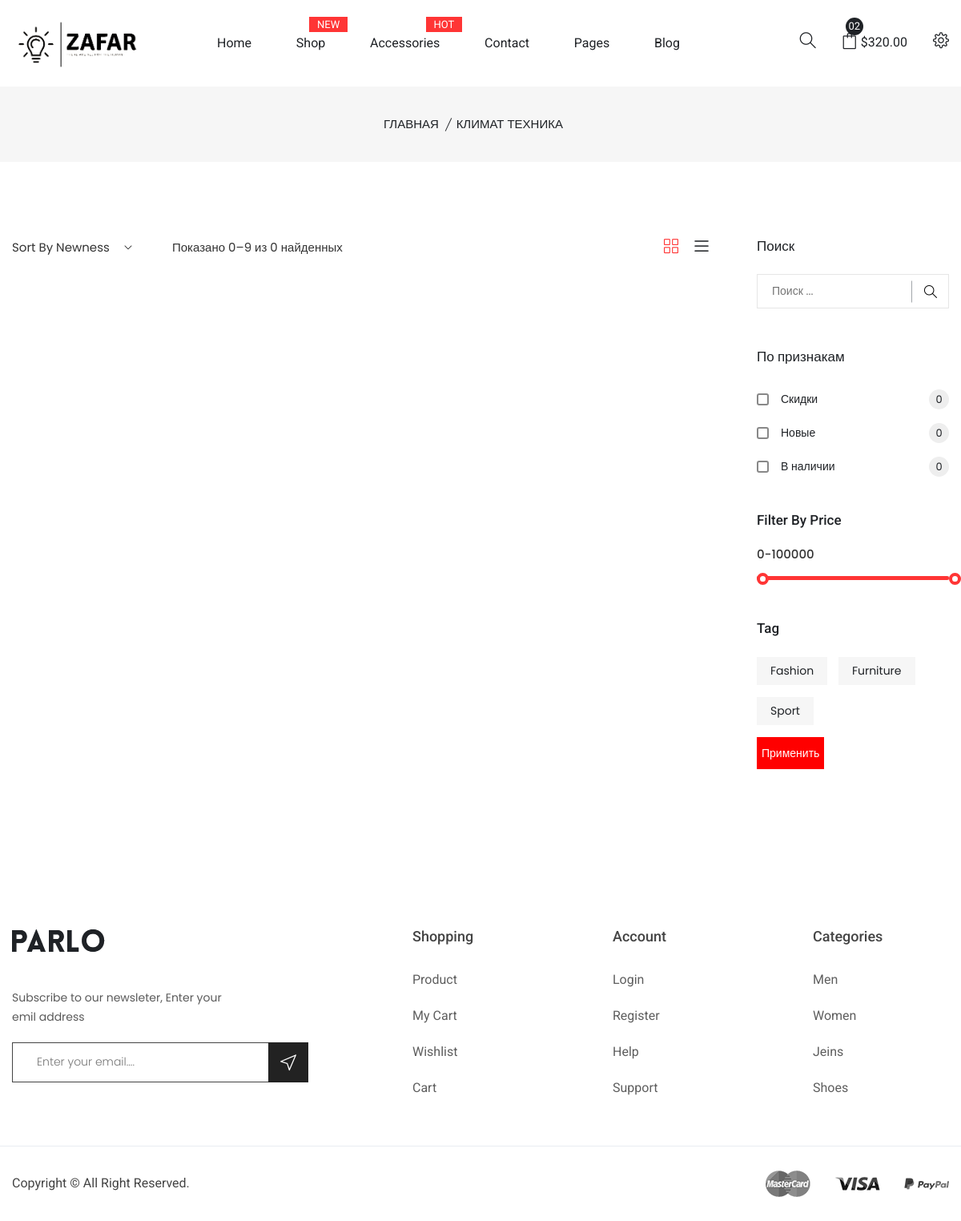
The app's page /catalog/1/ with its own data.
### main/models.py (models this page shows, shortened)
class Category(models.Model):
    title = models.CharField(max_length=200, blank=True)
    parent = models.ForeignKey("Category", on_delete=models.CASCADE, blank=True, null=True)
    level = models.IntegerField(default=0, blank=True)
    good_count = models.IntegerField(default=0, blank=True)
    sub_category_count = models.IntegerField(default=0, blank=True)
    logo = models.ImageField(upload_to='upload', blank=True)

class Tag(models.Model):
    title = models.CharField(max_length=208, blank=True)
    level = models.IntegerField(blank=True, default=0)

### main/views.py (the view)
# urls.py: path('catalog/<int:catalog_id>/', catalogItemHandler),
def catalogItemHandler(request, catalog_id):
    active_category = Category.objects.get(id=catalog_id)
    categories = Category.objects.all()
    goods = Good.objects.filter(category__id=catalog_id)
    brands = CategoryBrand.objects.filter(category__id=catalog_id)
    colors = Color.objects.filter(category__id=catalog_id)
    sizes = Size.objects.filter(category__id=catalog_id)
    tags = Tag.objects.all()
    search_value = request.GET.get('q', None)
    active_brands = request.GET.getlist('active_brand', [])
    active_brands = [int(i) for i in active_brands]
    active_colors = request.GET.getlist('active_color', [])
    active_colors = [int(i) for i in active_colors]
    active_sizes = request.GET.getlist('active_size', [])
    active_sizes = [int(i) for i in active_sizes]
    is_discount = request.GET.get('is_discount', None)
    is_new = request.GET.get('is_new', None)
    stock = request.GET.get('stock', None)
    price = request.GET.get('price', None)
    price_start, price_stop = None, None
    if price and len(price.split('-')) == 2:
        price_start = int(price.split('-')[0])
        price_stop = int(price.split('-')[1])
    if search_value:
        new_goods = []
        for g in goods:
            if g.title.find(search_value) > -1:
                new_goods.append(g)
        goods = new_goods
    if active_brands:
        new_goods = []
        for g in goods:
            if g.brand and g.brand.id in active_brands:
                new_goods.append(g)
        goods = new_goods
    if active_colors:
        new_goods = []
        for g in goods:
            if g.color and g.color.id in active_colors:
                new_goods.append(g)
        goods = new_goods
    if active_sizes:
        new_goods = []
        for g in goods:
            if g.size and g.size.id in active_sizes:
                new_goods.append(g)
        goods = new_goods
    if is_discount:
        new_goods = []
        for g in goods:
            if g.is_discount:
                new_goods.append(g)
        goods = new_goods
    if is_new:
        new_goods = []
        for g in goods:
            if g.is_new:
                new_goods.append(g)
        goods = new_goods
    if stock:
        new_goods = []
        for g in goods:
            if g.stock > 0:
                new_goods.append(g)
        goods = new_goods
    if price_start and price_stop:
        new_goods = []
        for g in goods:
            if g.price >= price_start and g.price <= price_stop:
                new_goods.append(g)
        goods = new_goods
    limit = request.GET.get('limit', 9)
    current_page = int(request.GET.get('page', 1))
    total = len(goods)
    pages_count = ceil(total / limit)
    pages = range(1, pages_count + 1)
    stop = current_page * limit
    start = stop - limit
    prev_page = current_page - 1
    next_page = None
    if current_page < pages_count:
        next_page = current_page + 1
    return render(request, 'catalog.html', {'categories': categories,
                                            'goods': goods[start:stop],
                                            'brands': brands,
                                            'colors': colors,
                                            'sizes': sizes,
                                            'tags': tags,
                                            'active_category': active_category,
                                            'search_value': search_value,
                                            'active_brands': active_brands,
                                            'active_colors': active_colors,
                                            'active_sizes': active_sizes,
                                            'is_discount': is_discount,
                                            'is_new': is_new,
                                            'stock': stock,
                                            'price': price,
                                            'pages': pages,
                                            'current_page': current_page,
                                            'prev_page': prev_page,
                                            'next_page': next_page,
                                            'total': total,
                                            'start': start,
                                            'stop': stop,
                                            })

### templates/catalog.html (shortened to what this page needs)
{% extends 'base.html' %}
    {% block content %}
        <div class="breadcrumb-area pt-35 pb-35 bg-gray">
            <div class="container">
                <div class="breadcrumb-content text-center">
                    <ul>
                        <li>
                            <a href="/"> Главная </a>
                        </li>
                        <li class="active"> {{ active_category.title }} </li>
                    </ul>
                </div>
            </div>
        </div>
        <div class="shop-area pt-95 pb-100">
            <div class="container">
                <div class="row">
                    <div class="col-lg-9">
                        <div class="shop-top-bar">
                            <div class="select-shoing-wrap">
                                <div class="shop-select">
                                    <select>
                                        <option value="">Sort by newness</option>
                                    </select>
                                </div>
                                <p>Показано {{ start }}–{{ stop }} из {{ total }} найденных</p>
                            </div>
                            <div class="shop-tab nav">
                                <a class="active" href="#shop-1" data-toggle="tab">
                                    <i class="sli sli-grid"></i>
                                </a>
                                <a href="#shop-2" data-toggle="tab">
                                    <i class="sli sli-menu"></i>
                                </a>
                            </div>
                        </div>
                    </div>
                    <div class="col-lg-3">
                        <div class="sidebar-style ml-30">
                            <form class="pro-sidebar-search-form" action="/catalog/{{ active_category.id }}">
                                <div class="sidebar-widget">
                                    <h4 class="pro-sidebar-title"> Поиск </h4>
                                    <div class="pro-sidebar-search mb-50 mt-25">
                                        <div class="pro-sidebar-search-form">
                                            <input name="q" type="text" placeholder="Поиск ..." {% if search_value %} value="{{ search_value }}" {% endif %}>
                                            <button>
                                                <i class="sli sli-magnifier"></i>
                                            </button>
                                        </div>
                                    </div>
                                </div>
                                <div class="sidebar-widget">
                                    <h4 class="pro-sidebar-title"> По признакам </h4>
                                    <div class="sidebar-widget-list mt-30">
                                        <ul>
                                            <li>
                                                <div class="sidebar-widget-list-left">
                                                    <input type="checkbox" name="is_discount" {% if is_discount %} checked {% endif %} value="1"><a href="#"> Скидки <span>0</span></a>
                                                    <span class="checkmark"></span>
                                                </div>
                                            </li>
                                            <li>
                                                <div class="sidebar-widget-list-left">
                                                    <input type="checkbox" name="is_new" {% if is_new %} checked {% endif %} value="1"><a href="#"> Новые <span>0</span></a>
                                                    <span class="checkmark"></span>
                                                </div>
                                            </li>
                                            <li>
                                                <div class="sidebar-widget-list-left">
                                                    <input type="checkbox" name="stock" {% if stock %} checked {% endif %} value="1"><a href="#"> В наличии <span>0</span></a>
                                                    <span class="checkmark"></span>
                                                </div>
                                            </li>
                                        </ul>
                                    </div>
                                </div>
                                <div class="sidebar-widget mt-45">
                                    <h4 class="pro-sidebar-title">Filter By Price </h4>
                                    <div class="price-filter mt-10">
                                        <div class="price-slider-amount">
                                            <input type="text" id="amount" name="price"  placeholder="Введите вашу цену" />
                                        </div>
                                        <div id="slider-range"></div>
                                    </div>
                                </div>
                                {% if tags %}
                                    <div class="sidebar-widget mt-50">
                                        <h4 class="pro-sidebar-title"> Tag </h4>
                                        <div class="sidebar-widget-tag mt-25">
                                            <ul>
                                                {% for tag in tags %}
                                                    <li><a href="#"> {{ tag.title }} </a></li>
                                                {% endfor %}
                                            </ul>
                                        </div>
                                    </div>
                                {% endif %}
                                <button style="background-color: red; color: white; border: 0; height: 40px;"> Применить </button>
                            </form>
                        </div>
                    </div>
                </div>
            </div>
        </div>
    {% endblock %}

### static/css/plugins.css (style rules this page uses)
.ui-slider { position: relative; text-align: left; }
.ui-slider-horizontal { height: .8em; }
.ui-widget { font-family: Lucida Grande,Lucida Sans,Arial,sans-serif; font-size: 1.1em; }
.ui-widget-content { border: 1px solid #a6c9e2; background: #fcfdfd url("images/ui-bg_inset-hard_100_fcfdfd_1x100.png") 50% bottom repeat-x; color: #222222; }
.ui-corner-all, .ui-corner-top, .ui-corner-left, .ui-corner-tl { border-top-left-radius: 5px; }
.ui-corner-all, .ui-corner-top, .ui-corner-right, .ui-corner-tr { border-top-right-radius: 5px; }
.ui-corner-all, .ui-corner-bottom, .ui-corner-left, .ui-corner-bl { border-bottom-left-radius: 5px; }
.ui-corner-all, .ui-corner-bottom, .ui-corner-right, .ui-corner-br { border-bottom-right-radius: 5px; }

### records on screen
Category: title "КЛИМАТ ТЕХНИКА"
Tag: title "Fashion"
Tag: title "Furniture"
Tag: title "Sport"

### other values on screen
{{ start }} "0"
{{ stop }} "9"
{{ total }} "0"
